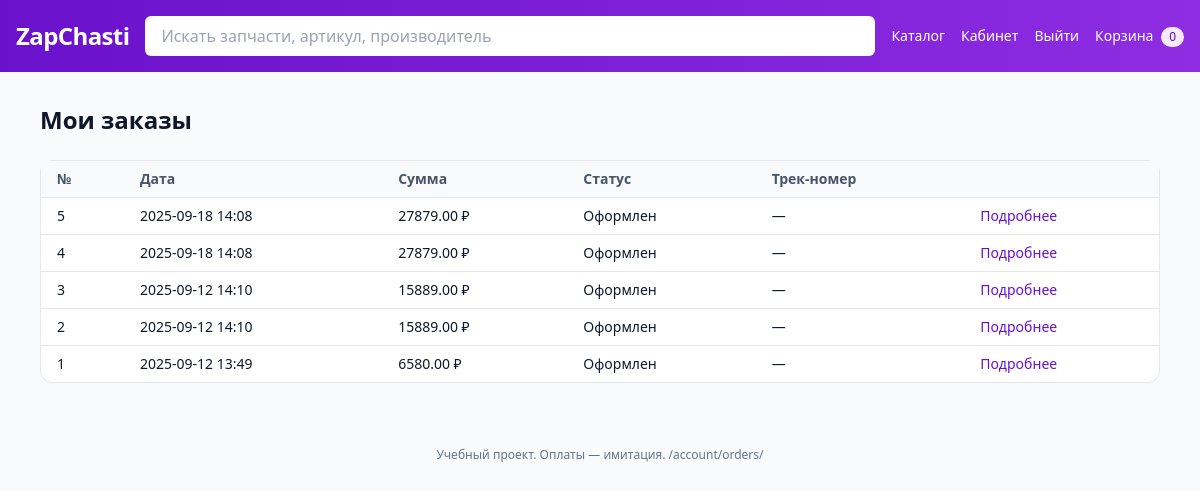
The page /account/orders/ (signed in) on the database its author committed.
### apps/orders/models.py (models this page shows, shortened)
class Order(models.Model):
    STATUS_CHOICES = (
        ("created", "Created"),
        ("paid", "Paid"),
        ("failed", "Failed"),
        ("canceled", "Canceled"),
    )
    FULFILLMENT_CHOICES = (
        ("placed", "Оформлен"),
        ("packed", "Собран"),
        ("shipped", "Отправлен"),
        ("ready", "Доставлен в пункт выдачи"),
    )
    PAYMENT_METHOD_CHOICES = (
        ("wallet", "Wallet"),
        ("card", "Card"),
        ("balance", "Balance"),
    )
    user = models.ForeignKey(settings.AUTH_USER_MODEL, on_delete=models.CASCADE, related_name="orders")
    total = models.DecimalField(max_digits=12, decimal_places=2, default=0)
    status = models.CharField(max_length=10, choices=STATUS_CHOICES, default="created")
    payment_method = models.CharField(max_length=10, choices=PAYMENT_METHOD_CHOICES)
    fulfillment_status = models.CharField(max_length=12, choices=FULFILLMENT_CHOICES, default="placed")
    tracking_number = models.CharField(max_length=32, blank=True, default="")
    created_at = models.DateTimeField(default=timezone.now)
    updated_at = models.DateTimeField(auto_now=True)
    class Meta:
        ordering = ["-created_at"]

### apps/orders/views.py (the view)
# urls.py: path('account/orders/', site_orders_list, name='site-orders-list'),
@login_required
def site_orders_list(request):
    orders = Order.objects.filter(user=request.user).order_by('-created_at')
    return render(request, 'orders/orders_list.html', {'orders': orders})

### apps/templates/orders/orders_list.html (shortened to what this page needs)
{% extends 'base.html' %}
{% block content %}
  <h1 class="text-2xl font-semibold mb-6">Мои заказы</h1>
  <div class="rounded-xl border bg-white">
    <table class="w-full text-sm">
      <thead class="bg-slate-50 text-slate-600">
        <tr>
          <th class="text-left px-4 py-2">№</th>
          <th class="text-left px-4 py-2">Дата</th>
          <th class="text-left px-4 py-2">Сумма</th>
          <th class="text-left px-4 py-2">Статус</th>
          <th class="text-left px-4 py-2">Трек-номер</th>
          <th class="text-left px-4 py-2"></th>
        </tr>
      </thead>
      <tbody>
        {% for o in orders %}
          <tr class="border-t">
            <td class="px-4 py-2">{{ o.id }}</td>
            <td class="px-4 py-2">{{ o.created_at|date:"Y-m-d H:i" }}</td>
            <td class="px-4 py-2">{{ o.total }} ₽</td>
            <td class="px-4 py-2">{{ o.get_fulfillment_status_display }}</td>
            <td class="px-4 py-2">{{ o.tracking_number|default:"—" }}</td>
            <td class="px-4 py-2"><a class="text-brand-600 hover:underline" href="/account/orders/{{ o.id }}/">Подробнее</a></td>
          </tr>
        {% empty %}
          <tr>
            <td class="px-4 py-6 text-slate-600" colspan="5">Пока нет заказов</td>
          </tr>
        {% endfor %}
      </tbody>
    </table>
  </div>
{% endblock %}

### apps/templates/base.html (shortened to what this page needs)
<!doctype html>
<html lang="ru">
  <head>
    <script src="https://cdn.tailwindcss.com"></script>
  </head>
  <body class="bg-slate-50 text-slate-900">
    <header class="bg-gradient-to-r from-brand-600 to-brand-500 text-white">
      <div class="max-w-7xl mx-auto px-4 py-4">
        <div class="flex items-center gap-4">
          <a href="/" class="text-2xl font-semibold tracking-tight">ZapChasti</a>
          <form action="/catalog/" method="get" class="flex-1">
            <input name="search" type="search" placeholder="Искать запчасти, артикул, производитель"
                   class="w-full rounded-md px-4 py-2 text-slate-900 focus:outline-none focus:ring-2 focus:ring-white/60" />
          </form>
          <nav class="flex items-center gap-4 text-sm" id="main-nav">
            <a class="hover:underline" href="/catalog/">Каталог</a>
            {% if request.user.is_authenticated %}
              <a class="hover:underline" href="/account/">Кабинет</a>
              <a class="hover:underline" href="/logout/">Выйти</a>
            {% else %}
              <a class="hover:underline" href="/login/">Войти</a>
            {% endif %}
            <a class="relative font-medium" href="/cart/" id="cart-link">
              Корзина
              <span id="cart-badge" class="ml-1 inline-flex items-center justify-center text-xs bg-white/90 text-brand-700 rounded-full px-2 py-0.5">0</span>
            </a>
          </nav>
        </div>
      </div>
    </header>
    <main class="max-w-6xl mx-auto px-4 py-8">
      {% block content %}{% endblock %}
    </main>
    <footer class="py-8 text-center text-xs text-slate-500">
      Учебный проект. Оплаты — имитация. {{ request.path }}
    </footer>
  </body>
</html>

### rows shown on the page
Order: id "5", created_at "2025-09-18 14:08", total "27879.00", fulfillment_status "Оформлен", tracking_number "—"
Order: id "4", created_at "2025-09-18 14:08", total "27879.00", fulfillment_status "Оформлен", tracking_number "—"
Order: id "3", created_at "2025-09-12 14:10", total "15889.00", fulfillment_status "Оформлен", tracking_number "—"
Order: id "2", created_at "2025-09-12 14:10", total "15889.00", fulfillment_status "Оформлен", tracking_number "—"
Order: id "1", created_at "2025-09-12 13:49", total "6580.00", fulfillment_status "Оформлен", tracking_number "—"

### other values the page prints
{{ request.path }} "/account/orders/"
